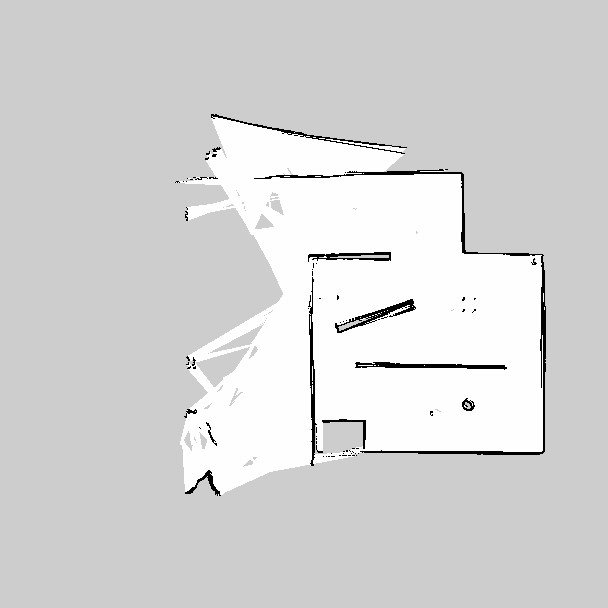
#> input picture robot_assignment_ws/src/motion/scripts/p.png, 608 x 608 px
$ python map.py
#> lines starting #> are read from the running program, lines starting #| are printed output that depends on the picture; after the words box and inside, x2 and y2 are one past the last pixel; in counts of white or black regions, pixels touching at a corner belong together
import cv2
import numpy as np
import matplotlib.pyplot as plt
from skimage.morphology import binary_erosion, binary_opening, square

# Read the image
img = cv2.imread('p.png', 0)  # Read as grayscale (0)
#> img is the input picture: shape (608, 608); min 0, max 254, mean 213.3

# Flip the image vertically
img_flipped = np.flipud(img)
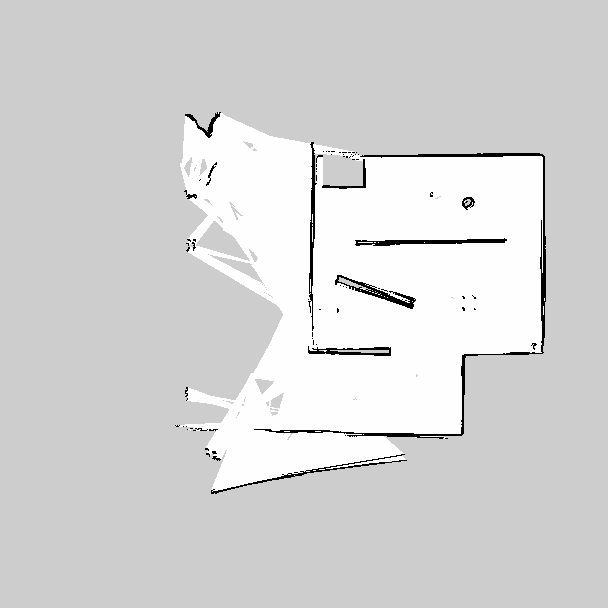
#> img_flipped: shape (608, 608); min 0, max 254, mean 213.3

# Plot the flipped original image
plt.imshow(img_flipped, cmap='gray')
plt.title('Flipped Original Image')
plt.colorbar()  # Optional color bar
plt.show()
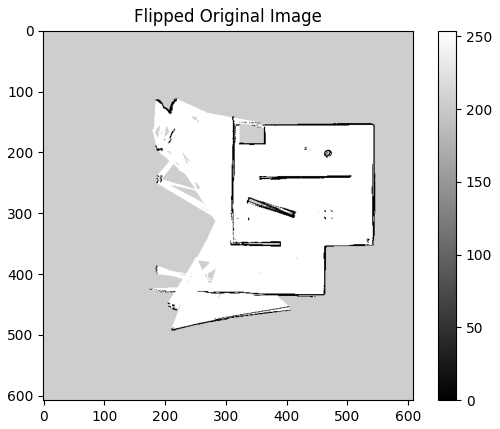
#> figure drawn by matplotlib, 2 panels

# Thresholding to binary image
ret, bw_img = cv2.threshold(img, 128, 255, cv2.THRESH_BINARY)
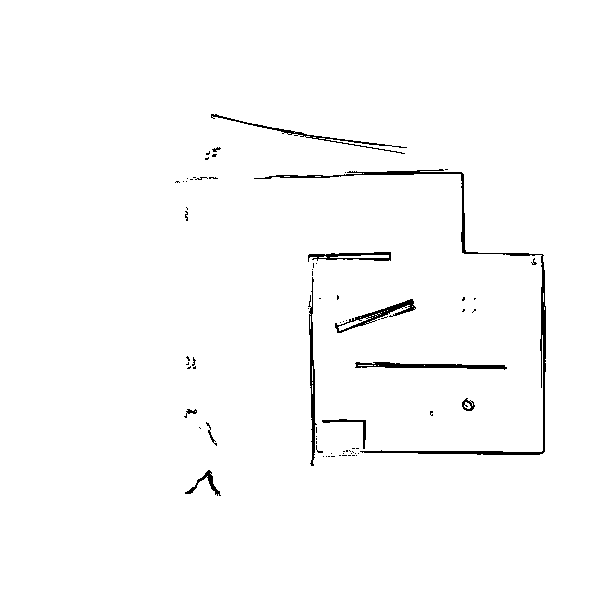
#> bw_img: shape (608, 608); 98.5% white; 76 black regions (64 under 20 px), largest, box (x1, y1, x2, y2) and area: (254, 169, 546, 455) 2044, (355, 362, 507, 370) 620, (308, 277, 317, 466) 574

# Change the image to binary form (255 for black, 0 for white)
bw_img = cv2.threshold(img, 128, 255, cv2.THRESH_BINARY)[1]

# Perform binary opening to smooth the image
kernel = square(17)
bw_img = binary_opening(bw_img, kernel)
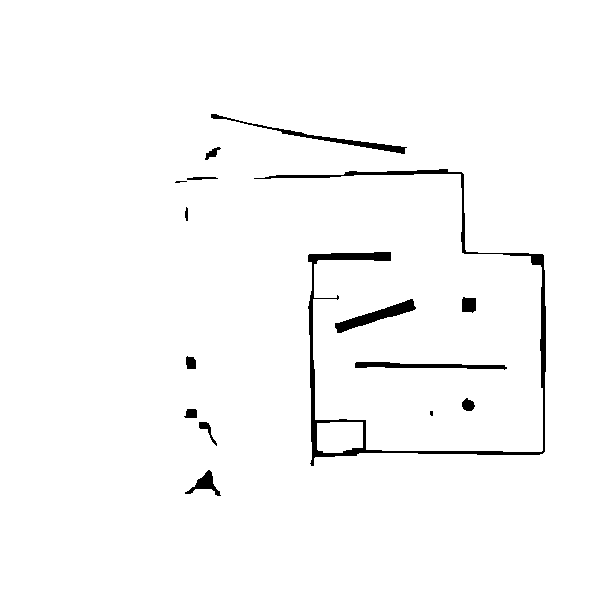
#> bw_img: shape (608, 608) bool; 97.9% white; 15 black regions (2 under 20 px), largest, box (x1, y1, x2, y2) and area: (254, 169, 546, 466) 4219, (335, 299, 416, 333) 823, (211, 114, 407, 154) 763

# Perform binary erosion to enlarge black areas (obstacles)
bw_img = binary_erosion(bw_img, kernel)
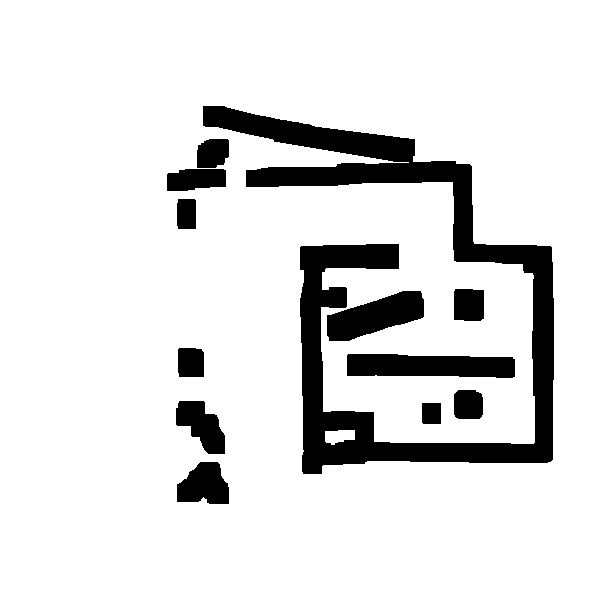
#> bw_img: shape (608, 608) bool; 88.2% white; 12 black regions, largest, box (x1, y1, x2, y2) and area: (203, 106, 554, 474) 28646, (347, 354, 515, 378) 3493, (327, 291, 424, 341) 2919

# Display the processed image
plt.imshow(bw_img, cmap='gray')
plt.title('Processed Image')
plt.colorbar()  # Optional color bar

# Reverse the y-axis to label from bottom to top

# Example: Plot a point at (100, 200)
plt.scatter([401], [400], color='red', marker='x', label='Point (401, 400)')
plt.legend()

plt.show()
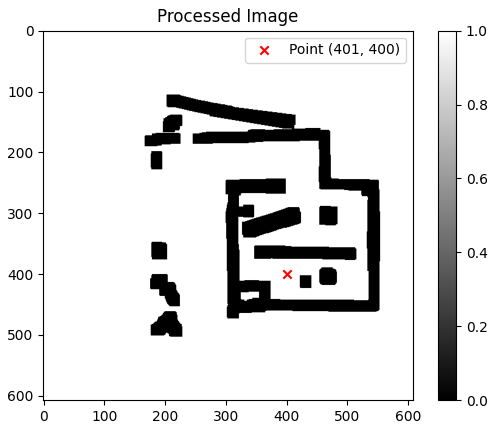
#> figure drawn by matplotlib, 2 panels

# Convert processed image to obstacle map (1 for obstacles, 0 for open space)
new_img = np.where(bw_img == 0, 1, 0)

# Save image array to text file
np.savetxt("mapArray.txt", new_img, delimiter=",", fmt='%d')

# Read the saved mapArray.txt to verify
imgArr = np.loadtxt("mapArray.txt", delimiter=",").astype(int)
print("Shape of loaded array:", imgArr.shape)
